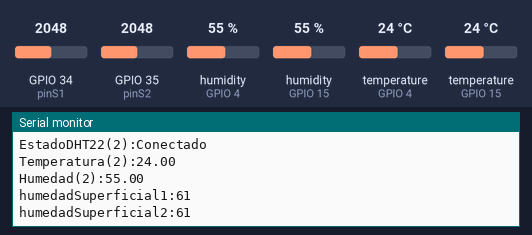
Bench run of a sketch on a simulated ESP32. Parts: the last lines printed to the serial monitor. Inputs (shaded band) come from the test bench; at power-on: humidity (sensors on GPIO 4, GPIO 15) 55 %, GPIO 34 (pinS1) = 2048, GPIO 35 (pinS2) = 2048, temperature (sensors on GPIO 4, GPIO 15) 24 °C.

Above: at 1.8 s.
1.9 s: humidity (sensor on GPIO 4) set to 22 %
3.4 s: humidity (sensor on GPIO 15) set to 22 %
At 4.6 s:
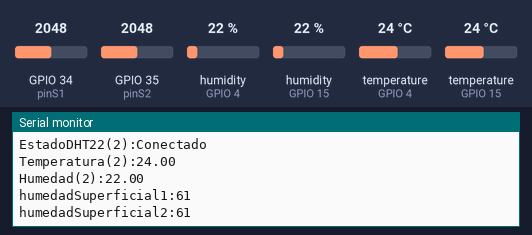
4.9 s: GPIO 34 (pinS1) set to 2866
At 5.8 s:
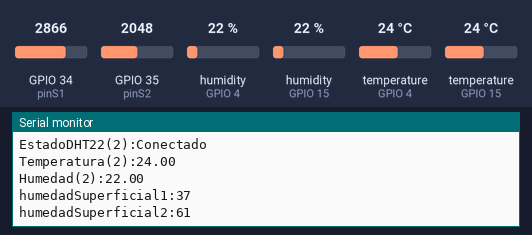
6.4 s: GPIO 35 (pinS2) set to 2866
At 7.7 s:
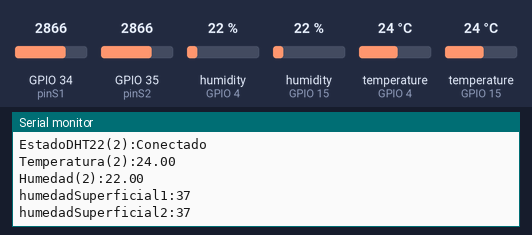

Measured:
- after the input at 3.4 s, the serial monitor: prints a new line after 0.68 s (image 1)
- after the input at 4.9 s, the serial monitor: prints a new line after 0.19 s (image 2)
- after the input at 6.4 s, the serial monitor: prints a new line after 0.72 s (image 3)

The sketch:

Programa_para_Invernadero.ino
```cpp
#include <WiFi.h>
#include <DHT.h>
#include <DHT_U.h>

//Sensores YL-69
#define pinS1 34
#define pinS2 35

//Sensores DHT
#define pinDHT1 4
#define pinDHT2 15

float temp1,temp2;
float hum1,hum2;


DHT dht1(pinDHT1,DHT22);
DHT dht2(pinDHT2,DHT22);

void setup() {
  Serial.begin(115200);
  dht1.begin();
  dht2.begin();
}

void loop() {
  int lectura1 = map(analogRead(pinS1),4095,778,0,100);
  int lectura2 = map(analogRead(pinS2),4095,778,0,100);

  //int lectura1 = analogRead(pinS1);
  //int lectura2 = analogRead(pinS2);

  //int lectura1 = random(0,100);
  //int lectura2 = random(0,100);


  temp1 = dht1.readTemperature();
  hum1 = dht1.readHumidity();
  temp2 = dht2.readTemperature();
  hum2 = dht2.readHumidity();

  if (isnan(hum1) || isnan(temp1)) {
    Serial.println("EstadoDHT22(1):" + String("Desconectado"));
    Serial.println("Temperatura(1):0");
    Serial.println("Humedad(1):0");

  }else{
  //La comunicacion con Python se basa con cadenas
  Serial.println("EstadoDHT22(1):" + String("Conectado"));
  Serial.println("Temperatura(1):" + String(temp1));
  Serial.println("Humedad(1):" + String(hum1));

  }


  if (isnan(hum2) || isnan(temp2)) {
    Serial.println("EstadoDHT22(2):" + String("Desconectado"));
    Serial.println("Temperatura(2):0");
    Serial.println("Humedad(2):0");

  }else{
  //La comunicacion con Python se basa con cadenas
  Serial.println("EstadoDHT22(2):" + String("Conectado"));
  Serial.println("Temperatura(2):" + String(temp2));
  Serial.println("Humedad(2):" + String(hum2));

  }

  Serial.println("humedadSuperficial1:" + String(lectura1));
  Serial.println("humedadSuperficial2:" + String(lectura2));


  delay(1000);

}
```
